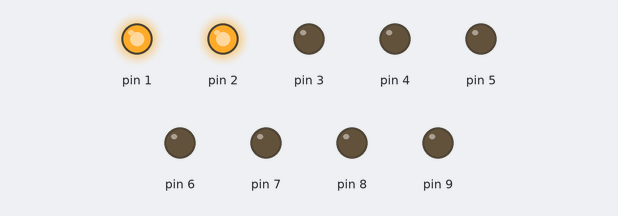
The sketch below on a simulated Arduino Uno, built with avr-gcc and run on an emulated ATmega328P. Parts: output pins drawn as LEDs (lit = HIGH).

Above: at 0.1 s.
At 2.1 s:
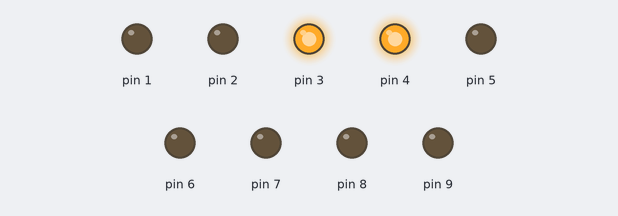
At 4.1 s:
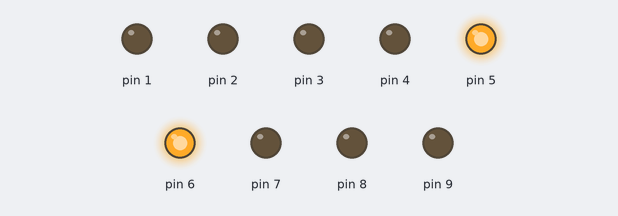
At 14.3 s:
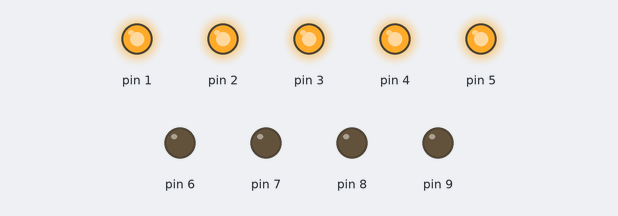
At 24.2 s:
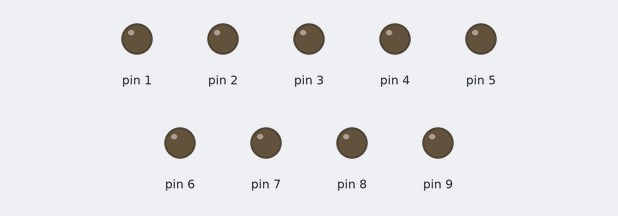
At 39.0 s:
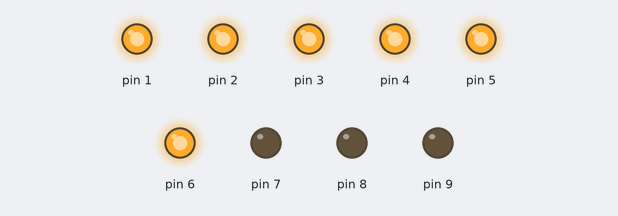
Timing chart, 0 to 40.0 s (numbered marks = the images above):
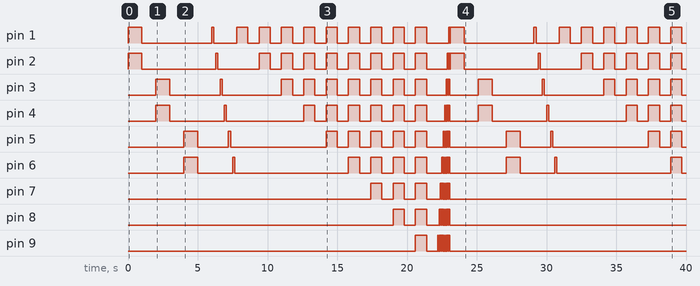

The sketch:

9ledspiscandototal1.ino
```cpp
// C++ code
//
void setup()
{
 pinMode(1, OUTPUT);
 pinMode(2, OUTPUT);
 pinMode(3, OUTPUT);
 pinMode(4, OUTPUT);
 pinMode(5, OUTPUT);
 pinMode(6, OUTPUT);
 pinMode(7, OUTPUT);
 pinMode(8, OUTPUT);
 pinMode(9, OUTPUT);
}

void loop()
{
  //exercicio 1
  digitalWrite(1, HIGH);
  digitalWrite(2, HIGH);
  delay(1000);
  digitalWrite(1, LOW);
  digitalWrite(2, LOW);
  delay(1000);
  digitalWrite(3, HIGH);
  digitalWrite(4, HIGH);
  delay(1000);
  digitalWrite(3, LOW);
  digitalWrite(4, LOW);
  delay(1000);
  digitalWrite(5, HIGH);
  digitalWrite(6, HIGH);
  delay(1000);
  digitalWrite(5, LOW);
  digitalWrite(6, LOW);
  delay(1000);


  //exercicio 2
  digitalWrite(1, HIGH);
  delay(150);
  digitalWrite(1, LOW);
  delay(150);
  digitalWrite(2, HIGH);
  delay(150);
  digitalWrite(2, LOW);
  delay(150);
  digitalWrite(3, HIGH);
  delay(150);
  digitalWrite(3, LOW);
  delay(150);
  digitalWrite(4, HIGH);
  delay(150);
  digitalWrite(4, LOW);
  delay(150);
  digitalWrite(5, HIGH);
  delay(150);
  digitalWrite(5, LOW);
  delay(150);
  digitalWrite(6, HIGH);
  delay(150);
  digitalWrite(6, LOW);
  delay(150);

  //exercicio 3
    digitalWrite(1, HIGH);
  delay(800);
  digitalWrite(1, LOW);
  delay(800);
  digitalWrite(1, HIGH);
  digitalWrite(2, HIGH);
  delay(800);
  digitalWrite(1, LOW);
  digitalWrite(2, LOW);
  delay(800);
  digitalWrite(1, HIGH);
  digitalWrite(2, HIGH);
  digitalWrite(3, HIGH);
  delay(800);
  digitalWrite(1, LOW);
  digitalWrite(2, LOW);
  digitalWrite(3, LOW);
  delay(800);
  digitalWrite(1, HIGH);
  digitalWrite(2, HIGH);
  digitalWrite(3, HIGH);
  digitalWrite(4, HIGH);
  delay(800);
  digitalWrite(1, LOW);
  digitalWrite(2, LOW);
  digitalWrite(3, LOW);
  digitalWrite(4, LOW);
  delay(800);
  digitalWrite(1, HIGH);
  digitalWrite(2, HIGH);
  digitalWrite(3, HIGH);
  digitalWrite(4, HIGH);
  digitalWrite(5, HIGH);
  delay(800);
  digitalWrite(1, LOW);
  digitalWrite(2, LOW);
  digitalWrite(3, LOW);
  digitalWrite(4, LOW);
  digitalWrite(5, LOW);
  delay(800);
  digitalWrite(1, HIGH);
  digitalWrite(2, HIGH);
  digitalWrite(3, HIGH);
  digitalWrite(4, HIGH);
  digitalWrite(5, HIGH);
  digitalWrite(6, HIGH);
  delay(800);
  digitalWrite(1, LOW);
  digitalWrite(2, LOW);
  digitalWrite(3, LOW);
  digitalWrite(4, LOW);
  digitalWrite(5, LOW);
  digitalWrite(6, LOW);
  delay(800);
  digitalWrite(1, HIGH);
  digitalWrite(2, HIGH);
  digitalWrite(3, HIGH);
  digitalWrite(4, HIGH);
  digitalWrite(5, HIGH);
  digitalWrite(6, HIGH);
  digitalWrite(7, HIGH);
  delay(800);
  digitalWrite(1, LOW);
  digitalWrite(2, LOW);
  digitalWrite(3, LOW);
  digitalWrite(4, LOW);
  digitalWrite(5, LOW);
  digitalWrite(6, LOW);
  digitalWrite(7, LOW);
  delay(800);
  digitalWrite(1, HIGH);
  digitalWrite(2, HIGH);
  digitalWrite(3, HIGH);
  digitalWrite(4, HIGH);
  digitalWrite(5, HIGH);
  digitalWrite(6, HIGH);
  digitalWrite(7, HIGH);
  digitalWrite(8, HIGH);
  delay(800);
  digitalWrite(1, LOW);
  digitalWrite(2, LOW);
  digitalWrite(3, LOW);
  digitalWrite(4, LOW);
  digitalWrite(5, LOW);
  digitalWrite(6, LOW);
  digitalWrite(7, LOW);
  digitalWrite(8, LOW);
  delay(800);
  digitalWrite(1, HIGH);
  digitalWrite(2, HIGH);
  digitalWrite(3, HIGH);
  digitalWrite(4, HIGH);
  digitalWrite(5, HIGH);
  digitalWrite(6, HIGH);
  digitalWrite(7, HIGH);
  digitalWrite(8, HIGH);
  digitalWrite(9, HIGH);
  delay(800);
  digitalWrite(1, LOW);
  digitalWrite(2, LOW);
  digitalWrite(3, LOW);
  digitalWrite(4, LOW);
  digitalWrite(5, LOW);
  digitalWrite(6, LOW);
  digitalWrite(7, LOW);
  digitalWrite(8, LOW);
  digitalWrite(9, LOW);
  delay(800);

  //exercicio 4
 digitalWrite(9, HIGH);
 delay(50);
 digitalWrite(9, LOW);
 delay(50);
 digitalWrite(9, HIGH);
 digitalWrite(8, HIGH);
 delay(50);
 digitalWrite(9, LOW);
 digitalWrite(8, LOW);
 delay(50);
 digitalWrite(9, HIGH);
 digitalWrite(8, HIGH);
 digitalWrite(7, HIGH);
 delay(50);
 digitalWrite(9, LOW);
 digitalWrite(8, LOW);
 digitalWrite(7, LOW);
 delay(50);
 digitalWrite(9, HIGH);
 digitalWrite(8, HIGH);
 digitalWrite(7, HIGH);
 digitalWrite(6, HIGH);
 delay(50);
 digitalWrite(9, LOW);
 digitalWrite(8, LOW);
 digitalWrite(7, LOW);
 digitalWrite(6, LOW);
 delay(50);
 digitalWrite(9, HIGH);
 digitalWrite(8, HIGH);
 digitalWrite(7, HIGH);
 digitalWrite(6, HIGH);
 digitalWrite(5, HIGH);
 delay(50);
 digitalWrite(9, LOW);
 digitalWrite(8, LOW);
 digitalWrite(7, LOW);
 digitalWrite(6, LOW);
 digitalWrite(5, LOW);
 delay(50);
 digitalWrite(9, HIGH);
 digitalWrite(8, HIGH);
 digitalWrite(7, HIGH);
 digitalWrite(6, HIGH);
 digitalWrite(5, HIGH);
 digitalWrite(4, HIGH);
 delay(50);
 digitalWrite(9, LOW);
 digitalWrite(8, LOW);
 digitalWrite(7, LOW);
 digitalWrite(6, LOW);
 digitalWrite(5, LOW);
 digitalWrite(4, LOW);
 delay(50);
 digitalWrite(9, HIGH);
 digitalWrite(8, HIGH);
 digitalWrite(7, HIGH);
 digitalWrite(6, HIGH);
 digitalWrite(5, HIGH);
 digitalWrite(4, HIGH);
 digitalWrite(3, HIGH);
 delay(50);
 digitalWrite(9, LOW);
 digitalWrite(8, LOW);
 digitalWrite(7, LOW);
 digitalWrite(6, LOW);
 digitalWrite(5, LOW);
 digitalWrite(4, LOW);
 digitalWrite(3, LOW);
 delay(50);
 digitalWrite(9, HIGH);
 digitalWrite(8, HIGH);
 digitalWrite(7, HIGH);
 digitalWrite(6, HIGH);
 digitalWrite(5, HIGH);
 digitalWrite(4, HIGH);
 digitalWrite(3, HIGH);
 digitalWrite(2, HIGH);
 delay(50);
 digitalWrite(9, LOW);
 digitalWrite(8, LOW);
 digitalWrite(7, LOW);
 digitalWrite(6, LOW);
 digitalWrite(5, LOW);
 digitalWrite(4, LOW);
 digitalWrite(3, LOW);
 digitalWrite(2, LOW);
 delay(50);
 digitalWrite(9, HIGH);
 digitalWrite(8, HIGH);
 digitalWrite(7, HIGH);
 digitalWrite(6, HIGH);
 digitalWrite(5, HIGH);
 digitalWrite(4, HIGH);
 digitalWrite(3, HIGH);
 digitalWrite(2, HIGH);
 digitalWrite(1, HIGH);
 delay(50);
 digitalWrite(9, LOW);
 digitalWrite(8, LOW);
 digitalWrite(7, LOW);
 digitalWrite(6, LOW);
 digitalWrite(5, LOW);
 digitalWrite(4, LOW);
 digitalWrite(3, LOW);
 digitalWrite(2, LOW);
 digitalWrite(1, LOW);
 delay(50);
}
```

Measured:
- by itself, pin 1: LOW → HIGH at 0.00 s, → LOW 1.0 s later, → HIGH 5.0 s later, → LOW 0.15 s later, … (40 changes in this stretch)
- by itself, pin 2: LOW → HIGH at 0.00 s, → LOW 1.0 s later, → HIGH 5.3 s later, → LOW 0.15 s later, … (38 changes in this stretch)
- by itself, pin 3: LOW → HIGH at 2.0 s, → LOW 1.0 s later, → HIGH 3.6 s later, → LOW 0.15 s later, … (36 changes in this stretch)
- by itself, pin 4: LOW → HIGH at 2.0 s, → LOW 1.0 s later, → HIGH 3.9 s later, → LOW 0.15 s later, … (34 changes in this stretch)
- by itself, pin 5: LOW → HIGH at 4.0 s, → LOW 1.0 s later, → HIGH 2.2 s later, → LOW 0.15 s later, … (32 changes in this stretch)
- by itself, pin 6: LOW → HIGH at 4.0 s, → LOW 1.0 s later, → HIGH 2.5 s later, → LOW 0.15 s later, … (30 changes in this stretch)
- by itself, pin 7: LOW → HIGH at 17.4 s, → LOW 0.80 s later, → HIGH 0.80 s later, → LOW 0.80 s later, … (20 changes in this stretch)
- by itself, pin 8: goes HIGH 0.80 s, LOW 0.80 s, HIGH 0.80 s, LOW 0.90 s, 7 × (HIGH 0.05 s, LOW 0.05 s), HIGH 0.05 s, then LOW
